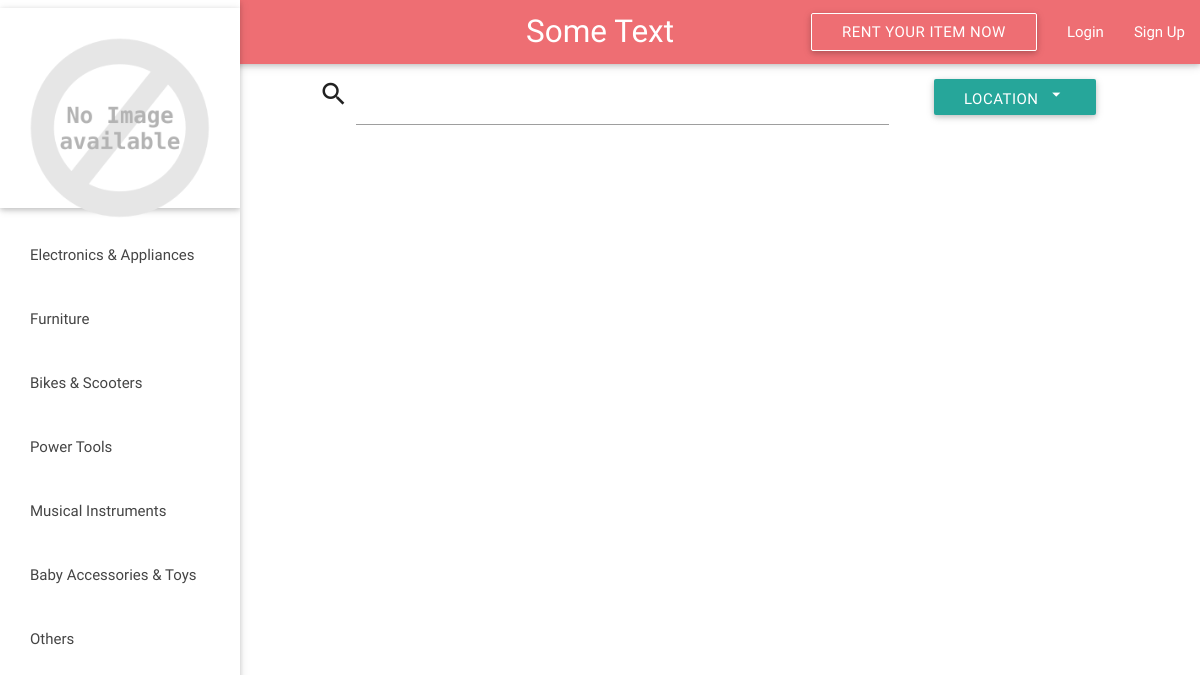
Before: / with the older database file.
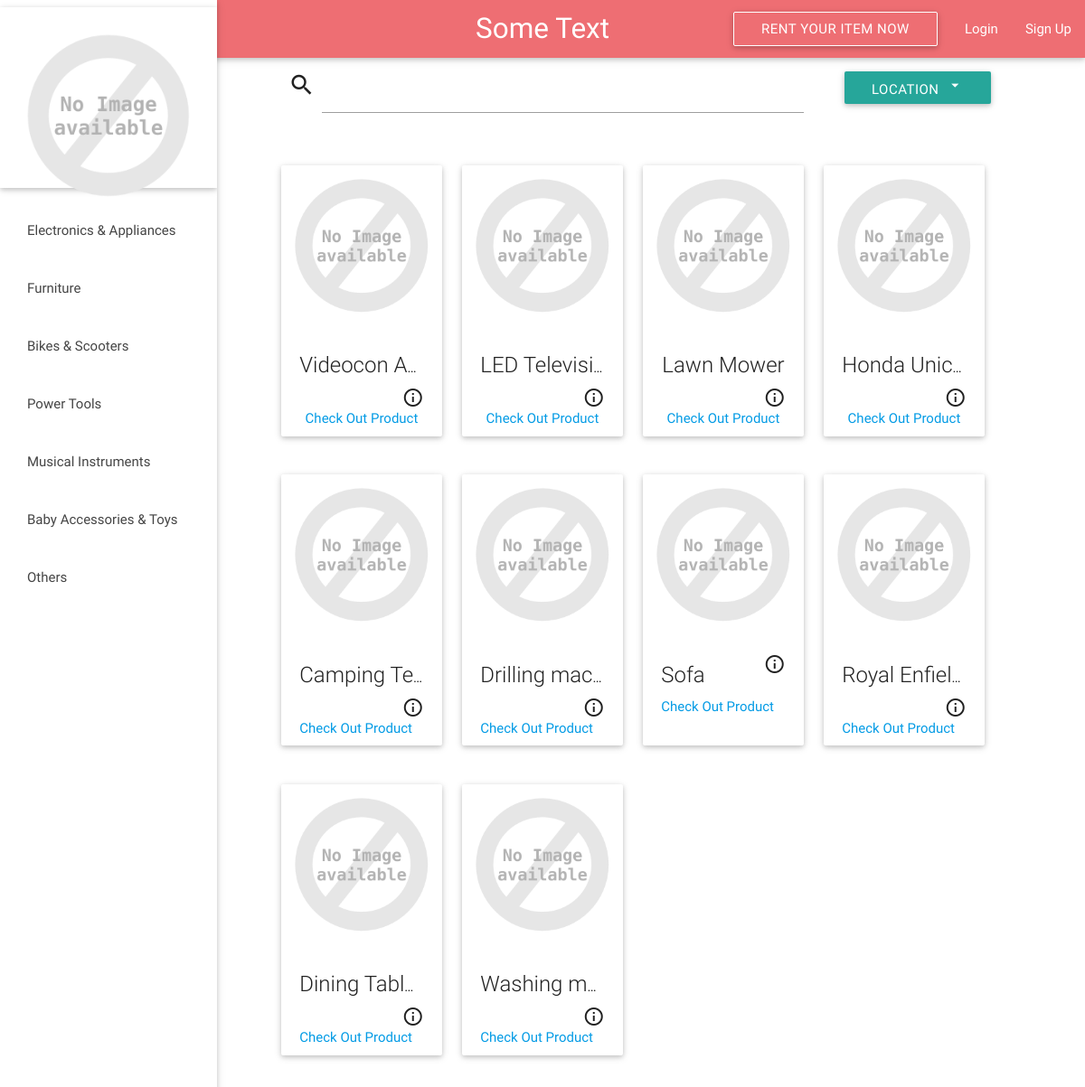
After: the same page with the newer database file.
### tables this page shows
CREATE TABLE IF NOT EXISTS `Product` (
  `product_ID` int(5) unsigned zerofill NOT NULL AUTO_INCREMENT COMMENT 'P_id',
  `pname` varchar(1000) NOT NULL COMMENT 'Product Name',
  `category` varchar(1000) NOT NULL DEFAULT 'Other' COMMENT 'Product Category',
  `u_ID` bigint(250) DEFAULT NULL COMMENT 'Renter ID',
  `description` varchar(5000) DEFAULT NULL COMMENT 'Product Description',
  `location` varchar(1000) NOT NULL COMMENT 'Product Location',
  `price_day` decimal(10,0) NOT NULL COMMENT 'Price/Day',
  `price_week` decimal(10,0) NOT NULL COMMENT 'Price/Week',
  `price_month` decimal(10,0) NOT NULL COMMENT 'Price/Month',
  `bond` tinyint(1) DEFAULT NULL COMMENT 'Bond Required or Not',
  `no_of_views` bigint(20) NOT NULL COMMENT 'Number of Views',
  `rating` float NOT NULL COMMENT 'Product Rating',
  PRIMARY KEY (`product_ID`)
);

### index.php (the view, shortened to what this page needs)
 <?php
 require_once 'db.php';
 ?>
 <!DOCTYPE html>
 <html>
   <head>
     <link type="text/css" rel="stylesheet" href="css/materialize.min.css"  media="screen,projection"/>
   </head>
   <body>
 <header>
	  <ul id="slide-out" class="side-nav fixed col s2 ">
		  <ul>
			<div class="card no-margin">
				<div class="card-image" style="background:#FFF;height:200px;">
						<img src="images/logo.png" style="transform:scale(0.9,.9);">
				</div>
			</div>
		  </ul>
		  <ul class="no-padding">
			  <li  class="bold"><a class="waves-effect waves-teal sidenava" href="#">Electronics & Appliances</a></li>
			  <li  class="bold"><a class="waves-effect waves-teal sidenava" href="#">Furniture</a></li>
			  <li  class="bold"><a class="waves-effect waves-teal sidenava" href="#">Bikes & Scooters</a></li>
			  <li  class="bold"><a class="waves-effect waves-teal sidenava" href="#">Power Tools</a></li>
			  <li  class="bold"><a class="waves-effect waves-teal sidenava" href="#">Musical Instruments</a></li>
			  <li  class="bold"><a class="waves-effect waves-teal sidenava" href="#">Baby Accessories & Toys</a></li>
			  <li  class="bold"><a class="waves-effect waves-teal sidenava" href="#">Others</a></li>
		  </ul>
	  </ul>
   <div class="">
   <nav>
	<div class="nav-wrapper">
     <a href="#" class="brand-logo center">Some Text</a>
     <ul id="nav-mobile" class="right hide-on-med-and-down">
            <li><a class='btn nav-wrapper hide-on-med-and-down' style="background:transparent;border:1px solid white;" id="rent" href='rent_item.php' style="line-height: 30px;">Rent Your Item Now</a></li>
     <?php if (isset($_SESSION['loggedin']) && $_SESSION['loggedin']): ?>
       <li><img style="height:50px;width:50px;"src=<?php echo "images/profile_pics/".$_SESSION['uid'];?> class="circle propic" onerror="this.src='images/logo.png';"><li style="padding-left:10px;"><?php echo $_SESSION["name"];?></li></li><li><a href="#" data-activates="drop" class="dropdown-button  dropdown-button1 disableClick"><i class="material-icons ">arrow_drop_down</i></a></li>
				<ul id='drop' class='dropdown-content'>
					<li><a href="myaccount.php">My Account</a></li>
					<li class="divider"></li>
					<li><a href="#" id="logout" onclick="logout()" >Logout</a></li>
				</ul>
     <?php else:?>
       <li><a class="modal-trigger" href="#login">Login</a></li>
       <li><a class="modal-trigger" href="#signup">Sign Up</a></li>
  <?php endif;?>
	</ul>
</div>
</div>
</header>
   <center>
   <div class="row">
				<div class="input-field col m6 s9 offset-m3">
				  <i id="search" class="material-icons prefix">search</i>
				  <input id="keyword" name="keyword" type="text" class="validate" autocomplete="off">
				</div>
			<div class="input-field col s2 " style="margin-left:15px;">
				<a class='dropdown-button  dropdown-button2 btn hide-on-med-and-down' id="dropbutton" href='#' data-activates='dropdown1' style="line-height: 30px;"><span id="loc">Location</span><i  class="material-icons" style="padding-left:8px;">arrow_drop_down</i></a>
			  </div>
   </div>
   <?php
   	$sql = "SELECT product_ID,pname,price_day,price_week,price_month,description FROM Product ORDER BY rating DESC";
	$stmt=$conn->prepare($sql);
	$stmt->execute();
	$pid='';
	$pname='';
	$price_day='';
	$price_week='';
	$price_month='';
	$description='';
	$stmt->bind_result($pid,$pname,$price_day,$price_week,$price_month,$description);
	$flag=0;
	while ($stmt->fetch()) {
	if ($flag==0) {
		echo "<div class='row'>";
		echo "<div class='col m2 s10 offset-s1 offset-m3 offset-s1'>";
	}else{
		echo "<div class='col m2 s10 offset-s1'>";
	}
		echo "<div class='card small'>
			<div class='card-image waves-effect waves-block waves-light'>
				<img class='activator' src='images/products/1/".$pid."' onerror=\"this.src='images/logo.png'\">
			</div>
			<div class='card-content'>
				<div  style='text-overflow:ellipsis;overflow:hidden;white-space:nowrap;'><span class='card-title activator grey-text text-darken-4'  >".$pname."<i class='material-icons right' >info_outline</i></span></div>
				<span><a href='product.php?pid=".$pid."'>Check Out Product</a></span>
			</div>
			<div class='card-reveal'>
				<i class='material-icons right'>close</i><span class='card-title grey-text text-darken-4'>".$pname."</span>
				<p>".$description."</p>
			</div>
		</div>
       </div>";
	 $flag++;
	 if ($flag==4) {
	 	$flag=0;
	 	echo "</div></center>";
	 }
	}
   ?>
   </body>
 </html>

Changed rows visible on the page:
added product: pname "Videocon A…"
added product: pname "LED Televisi…"
added product: pname "Lawn Mower"
added product: pname "Honda Unic…"
added product: pname "Camping Te…"
added product: pname "Drilling mac…"
added product: pname "Sofa"
added product: pname "Royal Enfiel…"
added product: pname "Dining Tabl…"
added product: pname "Washing m…"
